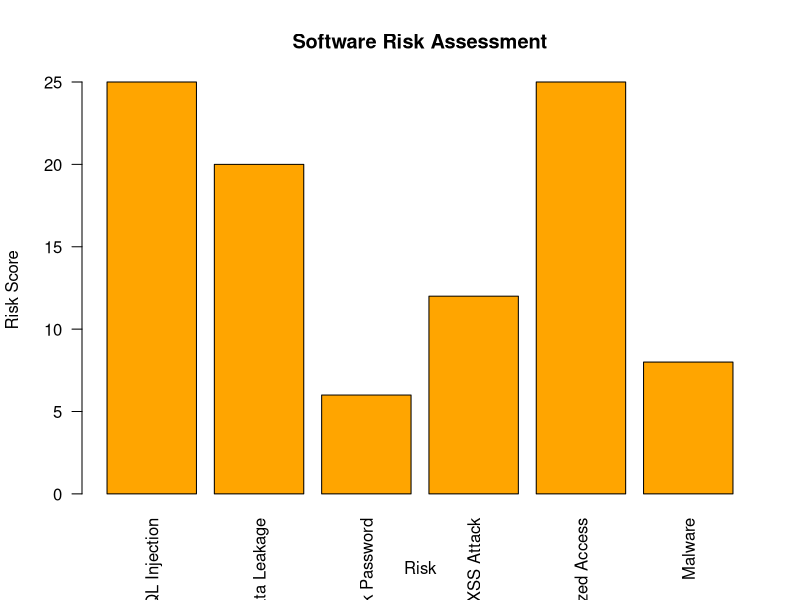

R code for this plot:
# Q5: Security Risk Assessment

risks <- data.frame(
  Risk = c(
    "SQL Injection",
    "Data Leakage",
    "Weak Password",
    "XSS Attack",
    "Unauthorized Access",
    "Malware"
  ),
  Probability = c(5, 4, 3, 4, 5, 2),
  Impact = c(5, 5, 2, 3, 5, 4)
)

# Calculate Risk Score
risks$Risk_Score <- risks$Probability * risks$Impact

# Classify risks
risks$Risk_Level <- ifelse(
  risks$Risk_Score >= 15,
  "High",
  ifelse(risks$Risk_Score >= 8, "Medium", "Low")
)

print(risks)

# Graphical representation
barplot(
  risks$Risk_Score,
  names.arg = risks$Risk,
  las = 2,
  main = "Software Risk Assessment",
  xlab = "Risk",
  ylab = "Risk Score",
  col = "orange"
)
